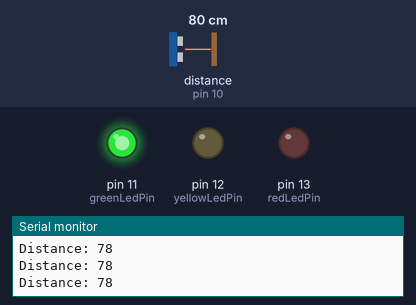
The sketch below on a simulated Arduino Uno, built with avr-gcc and run on an emulated ATmega328P. Shown: output pins drawn as LEDs (lit = HIGH), the last lines printed to the serial monitor. Wiring (inferred from the names in the program): ultrasonic range finder: trigger pin 9; echo pin 10. The inputs (shaded band) are chosen by the test bench; at power-on: distance to the obstacle (sensor on pin 10) 80 cm. The echo pulse lasts 58.3 µs per cm; pins used as bus, display or sensor lines are not drawn.

Above: at 1.2 s.
1.3 s: distance to the obstacle (sensor on pin 10) set to 98 cm
2.8 s: distance to the obstacle (sensor on pin 10) set to 108 cm
At 3.8 s:
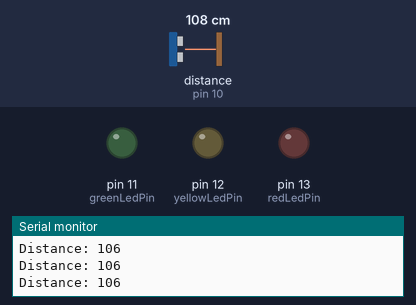
4.3 s: distance to the obstacle (sensor on pin 10) set to 2 cm
At 5.2 s:
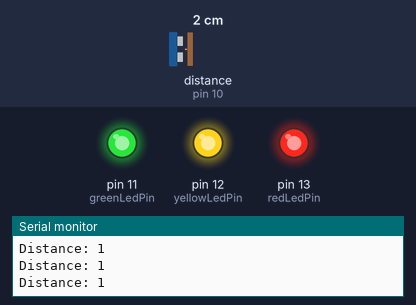
5.8 s: distance to the obstacle (sensor on pin 10) set to 14 cm
7.3 s: distance to the obstacle (sensor on pin 10) set to 18 cm
At 8.2 s:
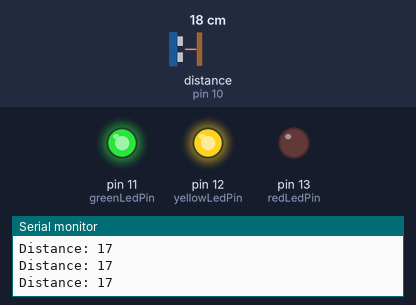
8.8 s: distance to the obstacle (sensor on pin 10) set to 4 cm
At 9.9 s:
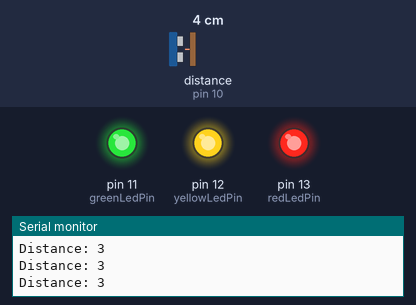
Timing chart, 0 to 11.4 s (numbered marks = the images above; inputs shaded):
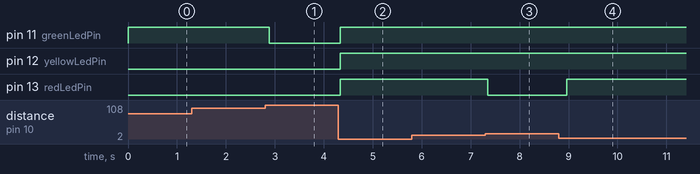

Measured:
- the behaviour switches between 102 and 103 cm on distance to the obstacle (sensor on pin 10) (found by bisection; images 0 and 1)
- the behaviour switches between 15 and 16 cm on distance to the obstacle (sensor on pin 10) (found by bisection; images 2 and 3)
- after the input at 2.8 s, pin 11 (greenLedPin): HIGH → LOW after 0.09 s
- after the input at 4.3 s, pin 11 (greenLedPin), pin 12 (yellowLedPin), pin 13 (redLedPin): LOW → HIGH at once
- after the input at 7.3 s, pin 13 (redLedPin): HIGH → LOW after 0.05 s
- after the input at 8.8 s, pin 13 (redLedPin): LOW → HIGH after 0.17 s

The sketch:

aurdino.ino
```cpp
const int trigPin = 9;
const int echoPin = 10;
const int greenLedPin = 11;
const int yellowLedPin = 12;
const int redLedPin = 13;
long duration;
int distance;

void setup() {
  pinMode(trigPin, OUTPUT); // Sets the trigPin as an Output
  pinMode(echoPin, INPUT); // Sets the echoPin as an Input
  pinMode(greenLedPin, OUTPUT); // Sets the greenLedPin as an Output
  pinMode(yellowLedPin, OUTPUT); // Sets the yellowLedPin as an Output
  pinMode(redLedPin, OUTPUT); // Sets the redLedPin as an Output
  Serial.begin(9600); // Starts the serial communication
}

void loop() {
  // Clears the trigPin
  digitalWrite(trigPin, LOW);
  delayMicroseconds(2);

  // Sets the trigPin on HIGH state for 10 micro seconds
  digitalWrite(trigPin, HIGH);
  delayMicroseconds(10);
  digitalWrite(trigPin, LOW);

  // Reads the echoPin, returns the sound wave travel time in microseconds
  duration = pulseIn(echoPin, HIGH);

  // Calculating the distance
  distance = duration * 0.034 / 2; // Speed of sound wave divided by 2 (go and back)

  // Prints the distance on the Serial Monitor
  Serial.print("Distance: ");
  Serial.println(distance);

  // Control LEDs based on distance
  if (distance < 15) {
    digitalWrite(redLedPin, HIGH);
    digitalWrite(yellowLedPin, HIGH);
    digitalWrite(greenLedPin, HIGH);
  } else if (distance >= 15 && distance <= 40) {
    digitalWrite(redLedPin, LOW);
    digitalWrite(yellowLedPin, HIGH);
    digitalWrite(greenLedPin, HIGH);
  } else if (distance >= 40 && distance <= 100){
    digitalWrite(redLedPin, LOW);
    digitalWrite(yellowLedPin, LOW);
    digitalWrite(greenLedPin, HIGH);
  } else {
    digitalWrite(greenLedPin, LOW);
    digitalWrite(yellowLedPin, LOW);
    digitalWrite(redLedPin, LOW);
  }

  delay(200); // Wait for 200 milliseconds
}
```
